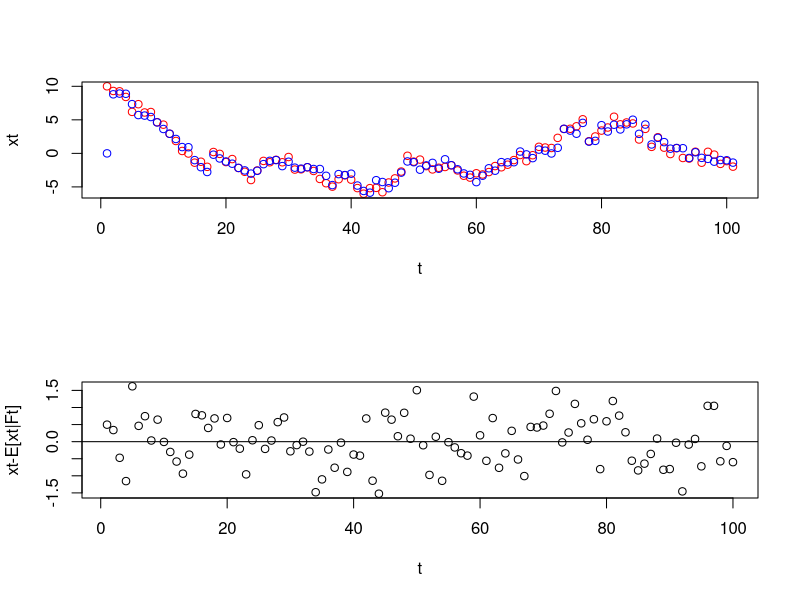

Recreate this plot in R.
#t=0
x=c(10)
wt=rnorm(101)
wt[1]<-0
vt=rnorm(101)
y=c(x[1]+vt[1])

#Simulation for t=1,...,100
for(i in 2:101){
  x<-rbind(x,c(0.9*x[i-1]+wt[i]))
  y<-rbind(y,c(x[i] + vt[i]))
}


E=c(0) #E = E[xt|Ft]
e=c(0) #e = E[xt|Ft-1]
V=c(10) #V = Var[xt|Ft]
v=c(10) #v = var[xt|Ft-1]


#Kalman filter algorithm
for (t in 2:101) {
  #Prediction
  e<-rbind(e,0.9*E[t-1])
  v<-rbind(v,0.81*V[t-1] + 1)
  
  S=v[t]+1
  K=v[t]/S
  
  #Update
  E<- rbind(E, e[t] + K*(y[t]-e[t]))
  V<- rbind(V, (1 - K)*v[t])
}

par(mfrow=c(2,1))
plot(x, xlab = "t", ylab = "xt", col="red")
points(E, col="blue")

r=x-E #xt-E[xt|Ft]

plot(r[2:101], xlab = "t", ylab = "xt-E[xt|Ft]") #t=0 is an outlier
abline(0,0)

print('the mean and the variance of the residual are')
mean(r)
var(r)
